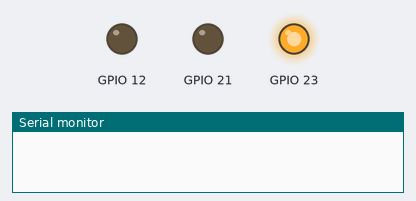
Bench run of a sketch on a simulated ESP32. Shown: output pins drawn as LEDs (lit = HIGH), the last lines printed to the serial monitor.

Above: at 0.05 s.
At 1.05 s:
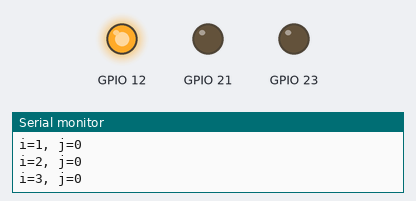
At 2.25 s:
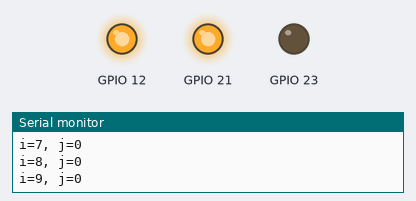
At 2.75 s:
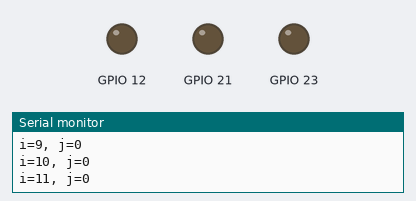
At 4.35 s:
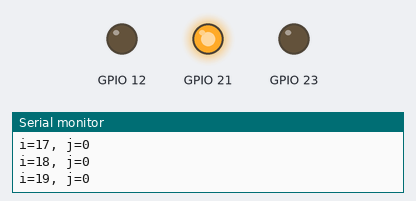
At 5.35 s:
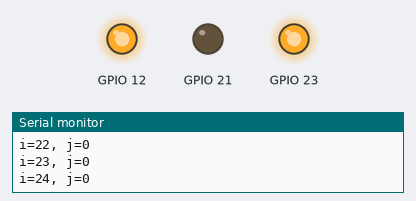
Timing chart, 0 to 5.7 s (numbered marks = the images above):
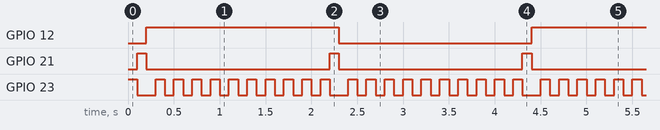

The sketch:

led.ino
```cpp
void setup() {
  // put your setup code here, to run once:
  pinMode(23,OUTPUT);
  pinMode(12,OUTPUT);
  pinMode(21,OUTPUT);
  Serial.begin(115200);
}

int i = 0;
int y = 0;
int Z = 0;
void loop() {
  // put your main code here, to run repeatedly:
  int j = 0;
  digitalWrite(23,1);
  delay(100);
  digitalWrite(23,0);
  if( i % 10 == 0){
    y = y ^ 1;
    digitalWrite(21,1);
    delay(100);
    digitalWrite(21,0);
    digitalWrite(12,y);
  }
  delay(100);
  Serial.printf("i=%d, j=%d\n",i++,j++);
}
```

Measured:
- by itself, GPIO 12: alternates HIGH for 2.1 s and LOW for 2.1 s
- by itself, GPIO 21: alternates HIGH for 0.10 s and LOW for 2.0 s
- by itself, GPIO 23: repeats every 2.1 s: LOW 0.20 s, 9 × (HIGH 0.10 s, LOW 0.10 s), HIGH 0.10 s
